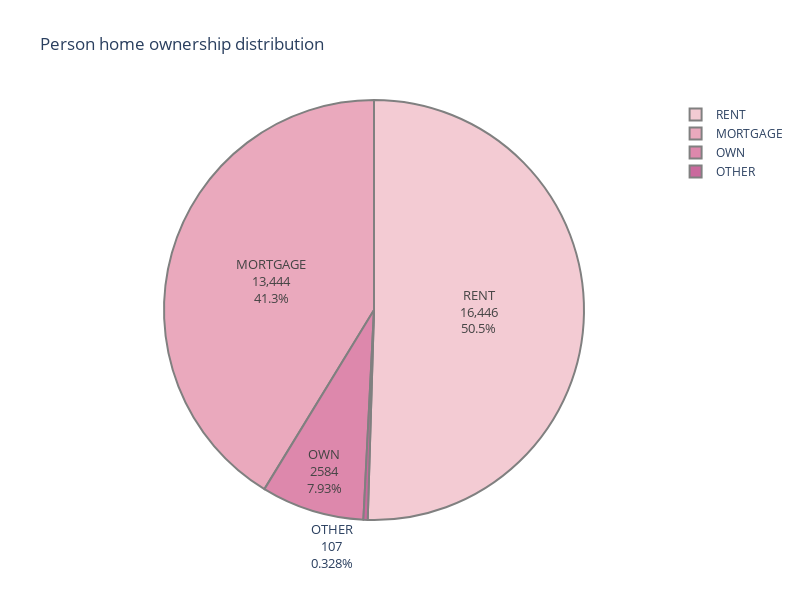

Write notebook code for a chart like this one.
### Code cell
counts = data.person_home_ownership.value_counts()

fig = px.pie(values=counts.values, names=counts.index, color_discrete_sequence=px.colors.sequential.Magenta, 
             title='Person home ownership distribution')

fig.update_traces(textinfo='label+percent+value', textfont_size=13, marker=dict(line=dict(color='#102000', width=.2)))

fig.data[0].marker.line.width = 2
fig.data[0].marker.line.color = 'gray'
fig.update_layout(width=800, height=600)
fig.show()

### Figure 1 — Plotly figure (JSON) as saved in the notebook; plotly's stock layout.template omitted (floating-point values rounded to 4 significant figures)
{"data": [{"domain": {"x": [0, 1], "y": [0, 1]}, "hovertemplate": "label=%{label}<br>value=%{value}<extra></extra>", "labels": ["RENT", "MORTGAGE", "OWN", "OTHER"], "legendgroup": "", "marker": {"line": {"color": "gray", "width": 2}}, "name": "", "showlegend": true, "textfont": {"size": 13}, "textinfo": "label+percent+value", "type": "pie", "values": [16446, 13444, 2584, 107]}], "layout": {"height": 600, "legend": {"tracegroupgap": 0}, "piecolorway": ["rgb(243, 203, 211)", "rgb(234, 169, 189)", "rgb(221, 136, 172)", "rgb(202, 105, 157)", "rgb(177, 77, 142)", "rgb(145, 53, 125)", "rgb(108, 33, 103)"], "title": {"text": "Person home ownership distribution"}, "width": 800}}
